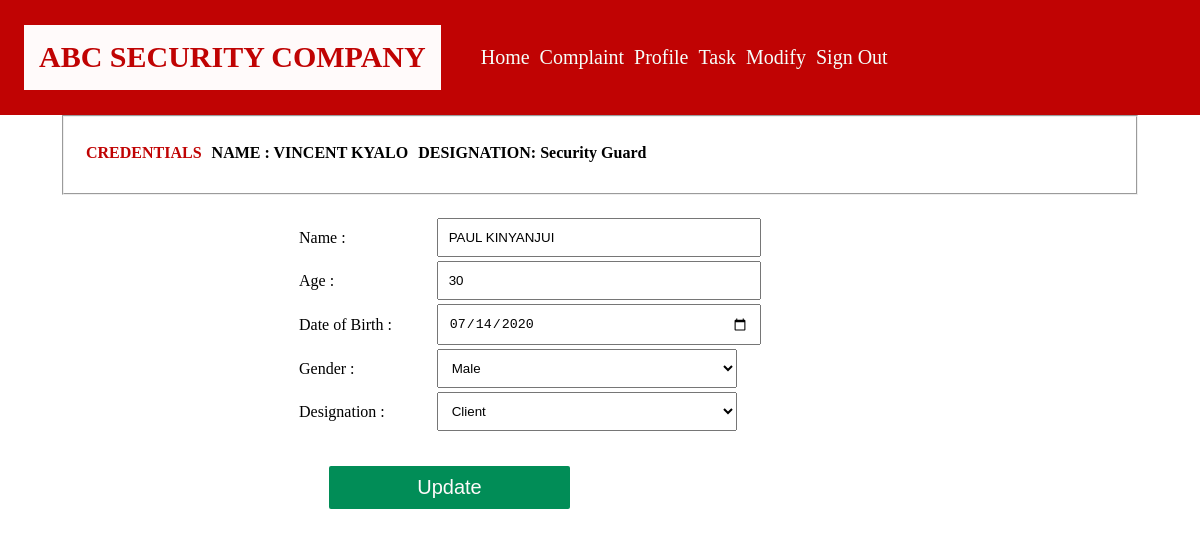
Page /Security/SecurityGuard/Edit.php?3ac340832f29c11538fbe2d6f75e8bcc=4 (signed in) on the committed database.
### tables this page shows
CREATE TABLE `abc_users` (
  `user_id` int(11) NOT NULL,
  `user_name` text NOT NULL,
  `user_age` int(11) NOT NULL,
  `user_DoB` text NOT NULL,
  `user_gender` text NOT NULL,
  `user_designation` varchar(200) NOT NULL,
  `user_password` text NOT NULL
);

### Security/Database/edit.php (called while the page is built, shortened)
<?php
require_once('dbconfig.php');
if(isset($_REQUEST['3ac340832f29c11538fbe2d6f75e8bcc'])){
    $users_id=$_REQUEST['3ac340832f29c11538fbe2d6f75e8bcc'];
  $data_array = mysqli_query($conn,"SELECT * FROM abc_users WHERE user_id='$users_id'");
  $info = mysqli_fetch_Assoc($data_array );
}
?>

### Security/SecurityGuard/edit.php (the view, shortened to what this page needs)
<?php  require_once('../Database/edit.php');?>
<?php  require_once('header.php');?>
<section>
    <div class="container">
        <div class="users">
            <form  method="post" autocomplete="off">
            <table>
                <tr>
                    <td>Name : </td>
                    <td><input type="text" name="username" id="name" value="<?php echo $info['user_name']?>"></td>
                </tr>
                <tr>
                    <td>Age : </td>
                    <td><input type="number" name="age" id="age" value="<?php echo $info['user_age']?>"></td>
                </tr>
                <tr>
                    <td>Date of Birth : </td>
                    <td><input type="date" name="dob" id="dob" value="<?php echo $info['user_DoB']?>"></td>
                </tr>
                <tr>
                    <td>Gender : </td>
                    <td><select name="gender" id="gender" ">
                        <option value="<?php echo $info['user_gender']?>"><?php echo $info['user_gender']?></option>
                    </select></td>
                </tr>
                <tr>
                    <td>Designation : </td>
                    <td><select name="designation" id="designation">
                        <option value="<?php echo $info['user_designation']?>"><?php echo $info['user_designation']?></option>
                    </select></td>
                </tr>
                <tr>
                    <td colspan="2"><input type="submit" name="update" class="btn" value="Update"></td>
                </tr>
            </table>
            </form>
        </div>
    </div>
</section>
<?php  require_once('footer.php');?>

### styles/decoration.css (style rules this page uses)
body { padding: 0px; margin: 0px; }
.container { width: 90%; margin: auto; }
.users { width: 60%; margin: auto; }
.users table { padding: 20px; width: 100%; }
#name, #dob, #gender, #pass, #designation, #age { width: 300px; padding: 10px; }
.btn { color: snow; font-size: 20px; padding: 10px; border-radius: 2px; text-align: center; background-color: rgb(1, 141, 87); border-style: none; width: 40%; margin-left: 5%; margin-top: 5%; margin-right: 5%; }

### rows in the picture
abc_users: username "PAUL KINYANJUI", age "30", dob "07/14/2020", gender "Male", designation "Client"

### other values in the picture
$_SESSION["name"] "VINCENT KYALO"
$_SESSION["DESIGNATION"] "Security Guard"
